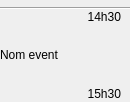
<?xml version="1.0" encoding="UTF-8"?>
<ui version="4.0">
 <class>EventWidget</class>
 <widget class="QWidget" name="EventWidget">
  <property name="geometry">
   <rect>
    <x>0</x>
    <y>0</y>
    <width>130</width>
    <height>102</height>
   </rect>
  </property>
  <property name="sizePolicy">
   <sizepolicy hsizetype="Fixed" vsizetype="Fixed">
    <horstretch>0</horstretch>
    <verstretch>0</verstretch>
   </sizepolicy>
  </property>
  <property name="minimumSize">
   <size>
    <width>130</width>
    <height>90</height>
   </size>
  </property>
  <property name="windowTitle">
   <string>Form</string>
  </property>
  <property name="autoFillBackground">
   <bool>false</bool>
  </property>
  <widget class="Line" name="line">
   <property name="geometry">
    <rect>
     <x>0</x>
     <y>0</y>
     <width>141</width>
     <height>16</height>
    </rect>
   </property>
   <property name="orientation">
    <enum>Qt::Horizontal</enum>
   </property>
  </widget>
  <widget class="QWidget" name="verticalLayoutWidget">
   <property name="geometry">
    <rect>
     <x>0</x>
     <y>10</y>
     <width>121</width>
     <height>91</height>
    </rect>
   </property>
   <layout class="QVBoxLayout" name="verticalLayout_2">
    <item>
     <widget class="QLabel" name="date_debut">
      <property name="text">
       <string>14h30</string>
      </property>
      <property name="alignment">
       <set>Qt::AlignRight|Qt::AlignTop|Qt::AlignTrailing</set>
      </property>
     </widget>
    </item>
    <item>
     <spacer name="verticalSpacer_2">
      <property name="orientation">
       <enum>Qt::Vertical</enum>
      </property>
      <property name="sizeHint" stdset="0">
       <size>
        <width>20</width>
        <height>40</height>
       </size>
      </property>
     </spacer>
    </item>
    <item>
     <widget class="QLabel" name="titre">
      <property name="text">
       <string>Nom event</string>
      </property>
      <property name="wordWrap">
       <bool>true</bool>
      </property>
     </widget>
    </item>
    <item>
     <spacer name="verticalSpacer">
      <property name="orientation">
       <enum>Qt::Vertical</enum>
      </property>
      <property name="sizeHint" stdset="0">
       <size>
        <width>20</width>
        <height>40</height>
       </size>
      </property>
     </spacer>
    </item>
    <item>
     <widget class="QLabel" name="date_fin">
      <property name="text">
       <string>15h30</string>
      </property>
      <property name="alignment">
       <set>Qt::AlignRight|Qt::AlignTop|Qt::AlignTrailing</set>
      </property>
     </widget>
    </item>
   </layout>
  </widget>
 </widget>
 <resources/>
 <connections/>
</ui>
